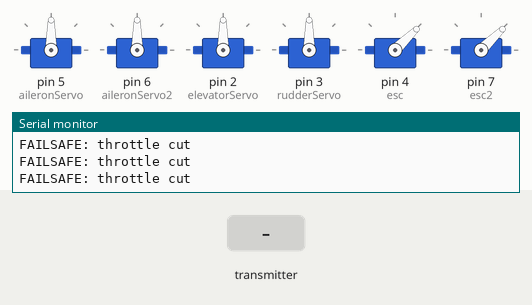
The program below on a simulated Teensy 4. Parts: 6 × servo, the last lines printed to the serial monitor. The test bench sets the inputs (shaded band). No radio packets arrive unless stated.

Above: at 6.2 s.
6.3 s: the transmitter starts sending aileron = 0
At 7.3 s:
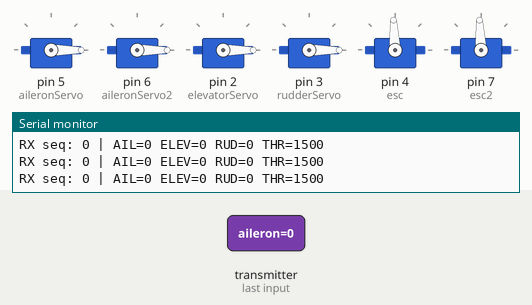
7.8 s: the transmitter starts sending elevator = 1023
At 8.4 s:
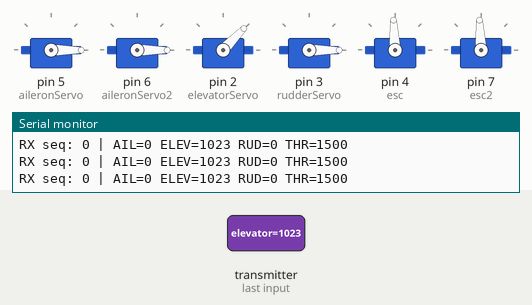
9.3 s: the transmitter starts sending rudder = 1023
At 10.5 s:
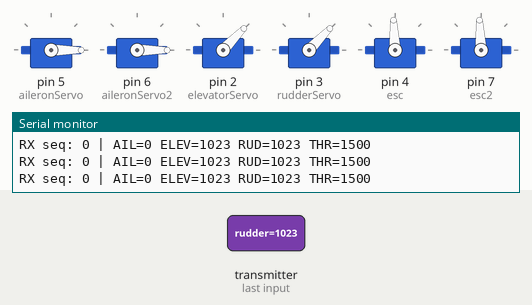
10.8 s: the transmitter starts sending throttle = 256
At 11.9 s:
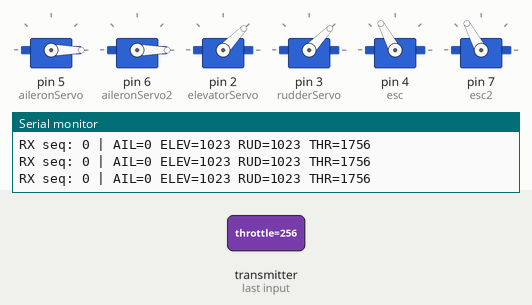
12.3 s: the transmitter starts sending aileron = 1023
At 13.0 s:
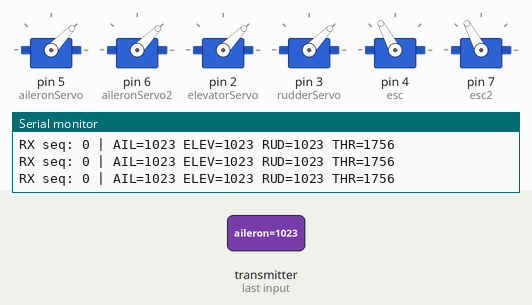
13.8 s: the transmitter starts sending elevator = 0
At 14.1 s:
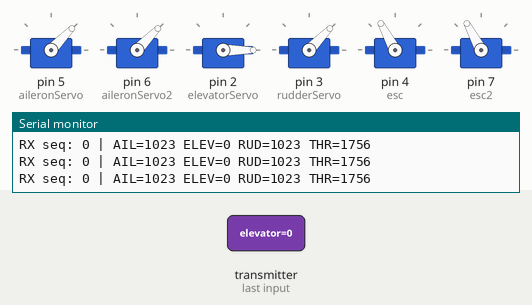
Timing chart, 0 to 16.3 s (numbered marks = the images above; inputs shaded):
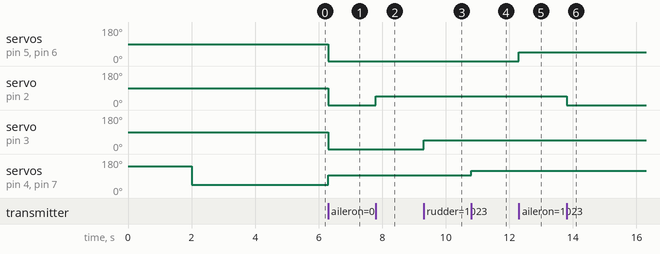

The program:

main.cpp
```cpp
#include <SPI.h>
#include <nRF24L01.h>
#include <RF24.h>
#include <Servo.h>
#include <printf.h>

// Radio
RF24 radio(20, 21); // CE=20, CSN=21
const byte address[6] = "1Node";

// Control payload
struct ControlPayload {
  int16_t aileron;
  int16_t elevator;
  int16_t rudder;
  int16_t throttle;
  uint32_t seq;
};

// Servo objects
Servo aileronServo;
Servo aileronServo2;
Servo elevatorServo;
Servo rudderServo;
Servo esc;
Servo esc2;

unsigned long lastPacket = 0;
const unsigned long FAILSAFE_TIMEOUT = 1000; // 1s

void setup() {
  Serial.begin(115200);
  while (!Serial);

  printf_begin();
  if (!radio.begin()) {
    Serial.println(F("Radio hardware not responding!"));
    while (1);
  }
  radio.setPALevel(RF24_PA_MAX);
  radio.setDataRate(RF24_250KBPS);
  radio.setChannel(76);
  radio.openWritingPipe(address);
  radio.openReadingPipe(1, address);
  radio.startListening();

  // Attach outputs (adjust pins as needed)
  aileronServo.attach(5);
  aileronServo2.attach(6);
  elevatorServo.attach(2);
  rudderServo.attach(3);
  esc.attach(4);
  esc2.attach(7);

  // ESC startup/arming sequence
  Serial.println(F("Arming ESC..."));
  esc.writeMicroseconds(2000);
  esc2.writeMicroseconds(2000);
  delay(2000);
  esc.writeMicroseconds(1000);
  esc2.writeMicroseconds(1000);
  delay(3000);
  Serial.println(F("ESC armed. Waiting for commands..."));

}

void loop() {
  ControlPayload rx;
  bool gotPacket = false;

  if (radio.available()) {
    radio.read(&rx, sizeof(rx));
    lastPacket = millis();
    gotPacket = true;

    // Convert throttle back from -500..500 to 1000..2000 µs
    int throttleOut = map(rx.throttle, -500, 500, 1000, 2000);

    aileronServo.writeMicroseconds(rx.aileron);
    aileronServo2.writeMicroseconds(rx.aileron);
    elevatorServo.writeMicroseconds(rx.elevator);
    rudderServo.writeMicroseconds(rx.rudder);
    esc.writeMicroseconds(throttleOut);
    esc2.writeMicroseconds(throttleOut);

    Serial.print(F("RX seq: "));
    Serial.print(rx.seq);
    Serial.print(F(" | AIL=")); Serial.print(rx.aileron);
    Serial.print(F(" ELEV=")); Serial.print(rx.elevator);
    Serial.print(F(" RUD=")); Serial.print(rx.rudder);
    Serial.print(F(" THR=")); Serial.println(throttleOut);
  }

  // Failsafe – cut throttle if no packets
  if (millis() - lastPacket > FAILSAFE_TIMEOUT) {
    esc.writeMicroseconds(1000); // idle throttle
    Serial.println(F("FAILSAFE: throttle cut"));
  }
}


/*#include <SPI.h>
#include <nRF24L01.h>
#include <RF24.h>
#include <printf.h>

RF24 radio(20, 21); // CE=20, CSN=21

const byte address[6] = "1Node";

struct Payload {
  uint32_t seq;
  uint32_t timestamp;
  char note[16];
};

void setup() {
  Serial.begin(115200);
  while (!Serial);

  printf_begin();
  if (!radio.begin()) {
    Serial.println(F("Radio hardware not responding!"));
    while (1);
  }

  radio.setPALevel(RF24_PA_LOW);
  radio.setDataRate(RF24_1MBPS);
  radio.setChannel(76);
  radio.openWritingPipe(address);
  radio.openReadingPipe(1, address);
  radio.startListening();

  Serial.println(F("Teensy ready, listening..."));
}

void loop() {
  if (radio.available()) {
    Payload rx;
    radio.read(&rx, sizeof(rx));

    Serial.print(F("RX: Got seq="));
    Serial.print(rx.seq);
    Serial.print(F(", note="));
    Serial.println(rx.note);

    // Build reply
    Payload tx;
    tx.seq = rx.seq;
    tx.timestamp = rx.timestamp; // echo back sender's timestamp
    strncpy(tx.note, "PONG from Teensy", sizeof(tx.note));

    radio.stopListening();
    radio.write(&tx, sizeof(tx));
    radio.startListening();

    Serial.println(F("Sent reply"));
  }
}
*/


/*#include "I2Cdev.h"
#include "MPU6050_6Axis_MotionApps20.h"
#include <Wire.h>

MPU6050 mpu;

bool dmpReady = false;
uint8_t devStatus;
uint16_t packetSize;
uint16_t fifoCount;
uint8_t fifoBuffer[64];

Quaternion q;
VectorInt16 aa;
VectorFloat gravity;
float ypr[3];

// Offsets for "zeroing"
float yawOffset = 0;
float pitchOffset = 0;
float rollOffset = 0;

void zeroOrientation() {
  // Grab one valid DMP packet and set as offset
  do {
    fifoCount = mpu.getFIFOCount();
  } while (fifoCount < packetSize);

  mpu.getFIFOBytes(fifoBuffer, packetSize);
  mpu.dmpGetQuaternion(&q, fifoBuffer);
  mpu.dmpGetGravity(&gravity, &q);
  mpu.dmpGetYawPitchRoll(ypr, &q, &gravity);

  yawOffset   = ypr[0];
  pitchOffset = ypr[1];
  rollOffset  = ypr[2];

  Serial.println("Orientation zeroed!");
}

void setup() {
  Wire.begin();
  Wire.setClock(100000);

  Serial.begin(115200);
  while (!Serial);

  Serial.println("Initializing MPU6050...");
  mpu.initialize();

  if (!mpu.testConnection()) {
    Serial.println("MPU6050 connection failed!");
    while (1);
  }

  devStatus = mpu.dmpInitialize();

  // Example hard-coded offsets (replace with calibrated ones later)
  mpu.setXAccelOffset(-1683);
  mpu.setYAccelOffset(-72);
  mpu.setZAccelOffset(1091);
  mpu.setXGyroOffset(37);
  mpu.setYGyroOffset(-14);
  mpu.setZGyroOffset(24);

  if (devStatus == 0) {
    mpu.setDMPEnabled(true);
    dmpReady = true;
    packetSize = mpu.dmpGetFIFOPacketSize();

    Serial.println("DMP ready! Zeroing initial orientation...");
    zeroOrientation();
  } else {
    Serial.print("DMP Initialization failed (code ");
    Serial.print(devStatus);
    Serial.println(")");
  }
}

void loop() {
  if (!dmpReady) return;

  // Check for user input
  if (Serial.available()) {
    char c = Serial.read();
    if (c == 'z' || c == 'Z') {
      zeroOrientation();
    }
  }

  fifoCount = mpu.getFIFOCount();

  if (fifoCount == 1024) {
    mpu.resetFIFO();
    Serial.println("FIFO overflow!");
  } else if (fifoCount >= packetSize) {
    mpu.getFIFOBytes(fifoBuffer, packetSize);

    mpu.dmpGetQuaternion(&q, fifoBuffer);
    mpu.dmpGetGravity(&gravity, &q);
    mpu.dmpGetYawPitchRoll(ypr, &q, &gravity);
    mpu.dmpGetAccel(&aa, fifoBuffer);

    // Apply zero offsets
    float yaw   = (ypr[0] - yawOffset)   * 180/M_PI;
    float pitch = (ypr[1] - pitchOffset) * 180/M_PI;
    float roll  = (ypr[2] - rollOffset)  * 180/M_PI;

    Serial.print("YPR (deg): ");
    Serial.print(yaw);   Serial.print(", ");
    Serial.print(pitch); Serial.print(", ");
    Serial.print(roll);

    Serial.print(" | Accel (g): ");
    Serial.print(aa.x / 16384.0); Serial.print(", ");
    Serial.print(aa.y / 16384.0); Serial.print(", ");
    Serial.println(aa.z / 16384.0);
  }
}


*/


/*
#include <Adafruit_GPS.h>

// Use Serial2 on Teensy 4.0 (RX=7, TX=8)
Adafruit_GPS GPS(&Serial2);

uint32_t timer = millis();

void setup() {
  Serial.begin(115200);
  delay(2000);
  Serial.println("GPS minimal output test...");

  GPS.begin(9600);

  // Only ask for RMC (recommended minimum) + GGA (fix + altitude)
  GPS.sendCommand(PMTK_SET_NMEA_OUTPUT_RMCGGA);
  GPS.sendCommand(PMTK_SET_NMEA_UPDATE_1HZ);   // 1 Hz update
  GPS.sendCommand(PGCMD_ANTENNA);
}

void loop() {
  // Read data from GPS
  char c = GPS.read();

  // Parse NMEA when new sentence is available
  if (GPS.newNMEAreceived()) {
    if (!GPS.parse(GPS.lastNMEA()))
      return;
  }

  // Print once per second when we have a fix
  if (millis() - timer > 1000) {
    timer = millis();

    if (GPS.fix) {
      Serial.print("Lat: ");
      Serial.print(GPS.latitude, 6); Serial.print(GPS.lat);
      Serial.print("  Lon: ");
      Serial.print(GPS.longitude, 6); Serial.print(GPS.lon);

      Serial.print("  Alt: ");
      Serial.print(GPS.altitude); Serial.print(" m");

      Serial.print("  Spd: ");
      Serial.print(GPS.speed * 1.852); Serial.print(" km/h"); // convert knots → km/h

      Serial.print("  Hdg: ");
      Serial.println(GPS.angle);
    } else {
      Serial.println("No GPS fix yet...");
    }
  }
}*/
```

Measured:
- after the input at 6.3 s, servo on pin 5 (aileronServo), servo on pin 6 (aileronServo2), servo on pin 2 (elevatorServo), servo on pin 3 (rudderServo): 90° → 0° at once; servo on pin 4 (esc), servo on pin 7 (esc2): 44° → 93° at once
- after the input at 7.8 s, servo on pin 2 (elevatorServo): 0° → 46° at once
- after the input at 9.3 s, servo on pin 3 (rudderServo): 0° → 46° at once
- after the input at 10.8 s, servo on pin 4 (esc), servo on pin 7 (esc2): 93° → 118° at once
- after the input at 12.3 s, servo on pin 5 (aileronServo), servo on pin 6 (aileronServo2): 0° → 46° at once
- after the input at 13.8 s, servo on pin 2 (elevatorServo): 46° → 0° at once
